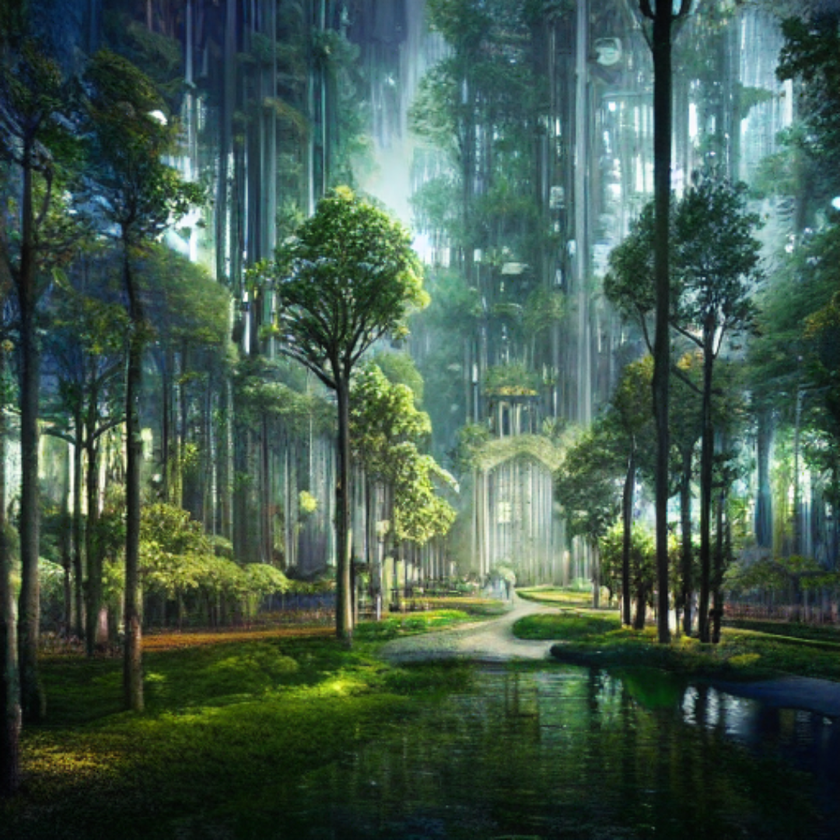
#> input picture 1.png, 840 x 840 px, shrunk from 1080 x 1080 before the run
$ python tmp.py
#> lines starting #> are read from the running program, lines starting #| are printed output that depends on the picture
import steap_by_steap
import random
from math import gcd
from PIL import Image

chars2 = "ABCDEFGHIJKLMNOPQRSTUVWXYZabcdefghijklmnopqrstuvwxyz0123456789 "
def caesar_encrypt_image(input_image_path, output_image_path, key):
    # Open the image
#> called with input_image_path = '1.png', output_image_path = 'encrypted_image.png', key = 158
    img = Image.open(input_image_path)
#> img is the input picture: PIL image 840x840 RGBA; mean R, G, B, A 66.7, 90.4, 76.9, 255
    # Convert the image to RGB (if it's not already in that format)
    img = img.convert('RGB')
#> img: PIL image 840x840 RGB
    pixels = img.load()

    # Apply Caesar cipher on each pixel's RGB values
    for i in range(img.width):
        for j in range(img.height):
            r, g, b = pixels[i, j]
            # Encrypt each channel (R, G, B)
            r_encrypted = (r + key) % 256
            g_encrypted = (g + key) % 256
            b_encrypted = (b + key) % 256
            # Set the encrypted pixel value
            pixels[i, j] = (r_encrypted, g_encrypted, b_encrypted)

    # Save the encrypted image
    img.save(output_image_path)
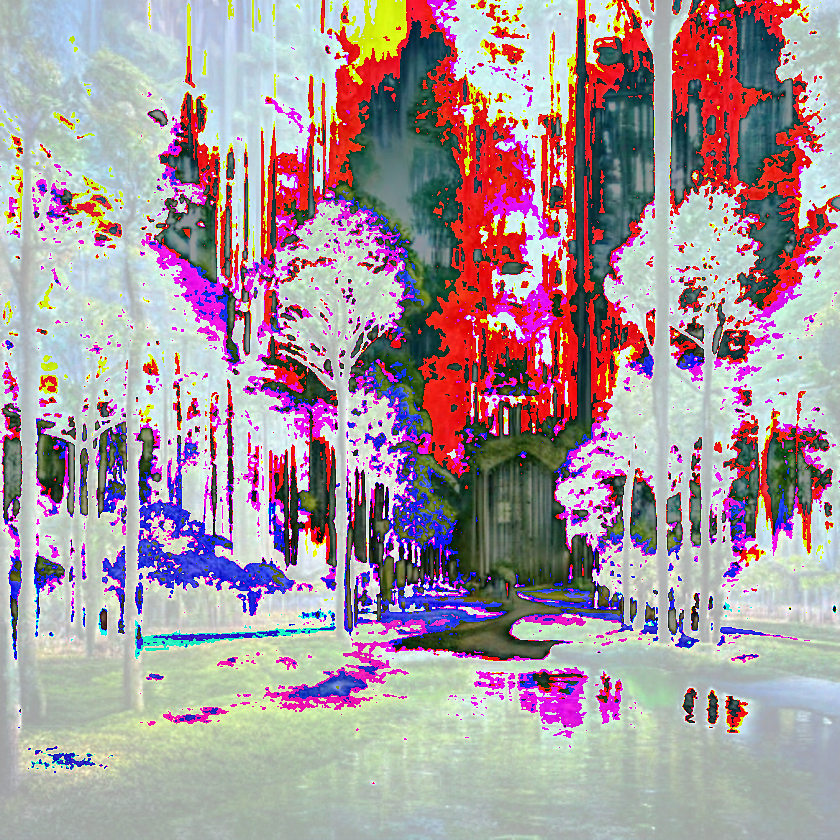
#> saved as encrypted_image.png: PIL image 840x840 RGB; mean R, G, B 166.7, 149.6, 155.9
    print(f"Image encrypted and saved to {output_image_path}")

def caesar_decrypt_image(input_image_path, output_image_path, key):
    # Open the encrypted image
#> called with input_image_path = 'encrypted_image.png', output_image_path = 'decrypted_image.png', key = 158
    img = Image.open(input_image_path)
    pixels = img.load()

    # Apply reverse Caesar cipher (decryption) on each pixel's RGB values
    for i in range(img.width):
        for j in range(img.height):
            r, g, b = pixels[i, j]
            # Decrypt each channel (R, G, B)
            r_decrypted = (r - key) % 256
            g_decrypted = (g - key) % 256
            b_decrypted = (b - key) % 256
            # Set the decrypted pixel value
            pixels[i, j] = (r_decrypted, g_decrypted, b_decrypted)

    # Save the decrypted image
    img.save(output_image_path)
    print(f"Image decrypted and saved to {output_image_path}")


# [92 lines left out: functions publicKeyE, privateKeyD, genprimes, genKey, encryptRsa, decryptRsa and 4 more, not called in this run]

def image():
	inimg="1.png"
	outimg="ans.png"
	r=0.23
	steap_by_steap.CompressImageFFT(inimg,outimg,r)
	# Example usage:
	key = 158 # Choose a shift key
	input_image = inimg#'outimg.png'  # Replace with your image path
	encrypted_image = 'encrypted_image.png'
	decrypted_image = 'decrypted_image.png'

	# Encrypt the image
	caesar_encrypt_image(input_image, encrypted_image, key)

	# Decrypt the image
	caesar_decrypt_image(encrypted_image, decrypted_image, key)


#text("mi mama me lava la ropa")
#binary("10101010111000111000111")
image()
